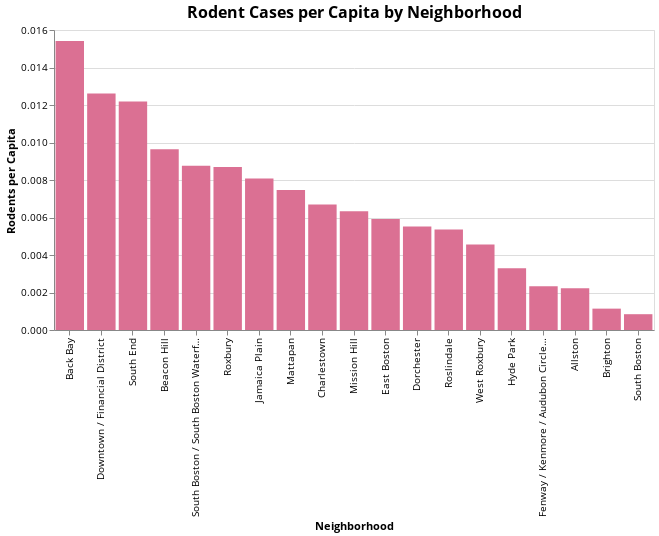

This figure's notebook cell:
### Code cell
# bar chart
bar_chart = alt.Chart(stats).mark_bar(color=chosen_color).encode(
    x=alt.X('neighborhood:N', title='Neighborhood', sort='-y'),
    y=alt.Y('rodent_per_capita:Q', title='Rodents per Capita'),
    #y='rodent_per_capita:Q',
    tooltip=['neighborhood', 'rodent_count', 'Total Population', 'rodent_per_capita']
).properties(
    title='Rodent Cases per Capita by Neighborhood',
    width=600
).configure_title(
    font=open_sans_font,
    fontSize=16
).configure_axis(
    labelFont=open_sans_font,
    titleFont=open_sans_font
).configure_legend(
    labelFont=open_sans_font,
    titleFont=open_sans_font
)


bar_chart

### Figure 1 — Vega-Lite specification as saved in the notebook (floating-point values rounded to 4 significant figures)
{"config": {"view": {"continuousWidth": 300, "continuousHeight": 300}, "axis": {"labelFont": "Open Sans", "titleFont": "Open Sans"}, "legend": {"labelFont": "Open Sans", "titleFont": "Open Sans"}, "title": {"font": "Open Sans", "fontSize": 16}}, "data": {"name": "data-42c66f8714ba1899d648abcd3b249e7c"}, "mark": {"type": "bar", "color": "#DB7093"}, "encoding": {"tooltip": [{"field": "neighborhood", "type": "nominal"}, {"field": "rodent_count", "type": "quantitative"}, {"field": "Total Population", "type": "quantitative"}, {"field": "rodent_per_capita", "type": "quantitative"}], "x": {"field": "neighborhood", "sort": "-y", "title": "Neighborhood", "type": "nominal"}, "y": {"field": "rodent_per_capita", "title": "Rodents per Capita", "type": "quantitative"}}, "title": "Rodent Cases per Capita by Neighborhood", "width": 600, "$schema": "https://vega.github.io/schema/vega-lite/v5.20.1.json", "datasets": {"data-42c66f8714ba1899d648abcd3b249e7c": [{"neighborhood": "Allston", "rodent_count": 43, "Total Population": 19261, "rodent_per_capita": 0.002232}, {"neighborhood": "Back Bay", "rodent_count": 274, "Total Population": 17783, "rodent_per_capita": 0.01541}, {"neighborhood": "Beacon Hill", "rodent_count": 93, "Total Population": 9648, "rodent_per_capita": 0.009639}, {"neighborhood": "Brighton", "rodent_count": 63, "Total Population": 55297, "rodent_per_capita": 0.001139}, {"neighborhood": "Charlestown", "rodent_count": 133, "Total Population": 19890, "rodent_per_capita": 0.006687}, {"neighborhood": "Dorchester", "rodent_count": 701, "Total Population": 126909, "rodent_per_capita": 0.005524}, {"neighborhood": "Downtown / Financial District", "rodent_count": 231, "Total Population": 18306, "rodent_per_capita": 0.01262}, {"neighborhood": "East Boston", "rodent_count": 280, "Total Population": 47263, "rodent_per_capita": 0.005924}, {"neighborhood": "Fenway / Kenmore / Audubon Circle / Longwood", "rodent_count": 78, "Total Population": 33489, "rodent_per_capita": 0.002329}, {"neighborhood": "Hyde Park", "rodent_count": 128, "Total Population": 38924, "rodent_per_capita": 0.003288}, {"neighborhood": "Jamaica Plain", "rodent_count": 330, "Total Population": 40867, "rodent_per_capita": 0.008075}, {"neighborhood": "Mattapan", "rodent_count": 199, "Total Population": 26659, "rodent_per_capita": 0.007465}, {"neighborhood": "Mission Hill", "rodent_count": 110, "Total Population": 17386, "rodent_per_capita": 0.006327}, {"neighborhood": "Roslindale", "rodent_count": 161, "Total Population": 30021, "rodent_per_capita": 0.005363}, {"neighborhood": "Roxbury", "rodent_count": 471, "Total Population": 54161, "rodent_per_capita": 0.008696}, {"neighborhood": "South Boston", "rodent_count": 31, "Total Population": 36772, "rodent_per_capita": 0.000843}, {"neighborhood": "South Boston / South Boston Waterfront", "rodent_count": 322, "Total Population": 36772, "rodent_per_capita": 0.008757}, {"neighborhood": "South End", "rodent_count": 397, "Total Population": 32571, "rodent_per_capita": 0.01219}, {"neighborhood": "West Roxbury", "rodent_count": 153, "Total Population": 33526, "rodent_per_capita": 0.004564}]}}
